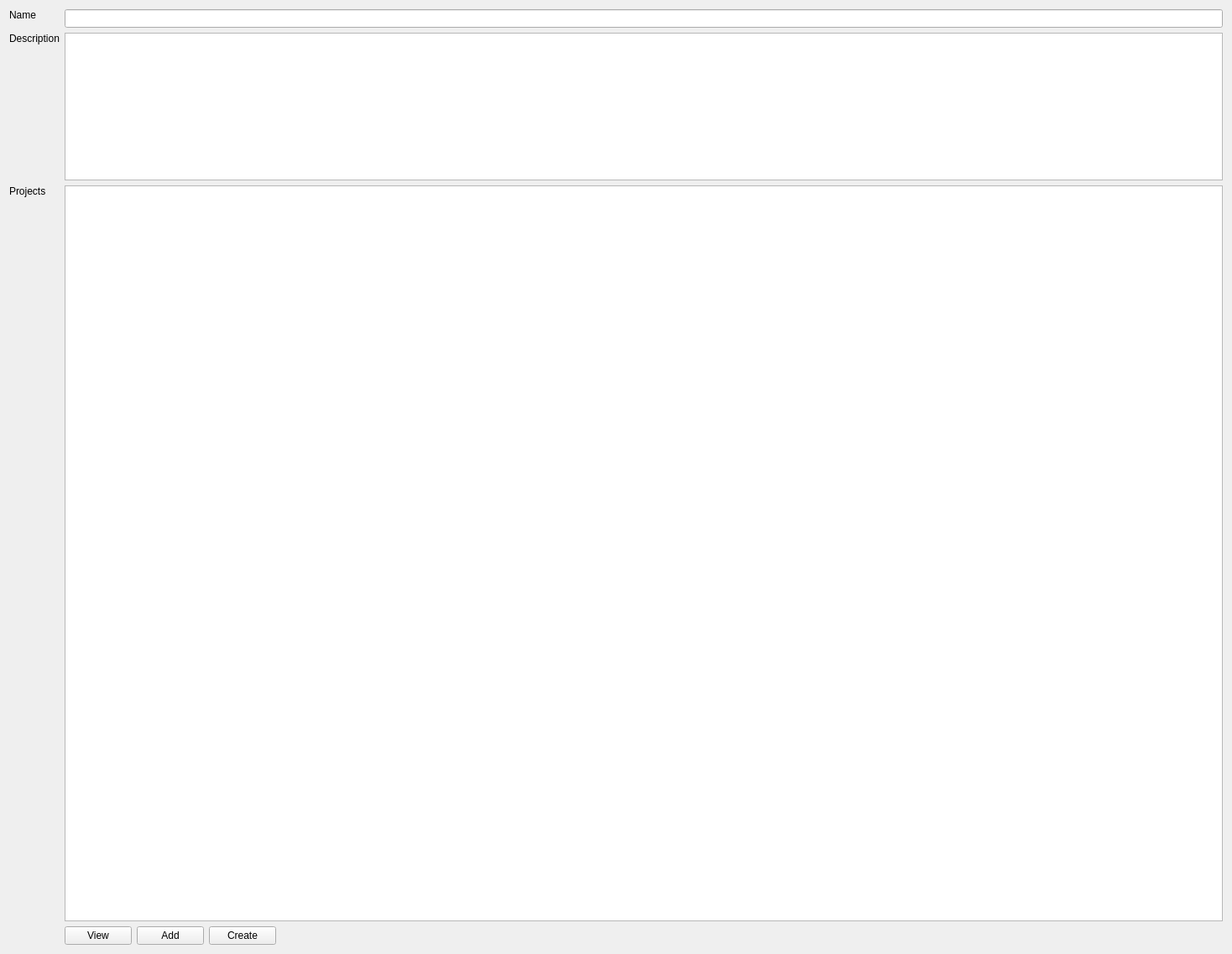
          <widget class="QWidget" name="atype_sa_widget">
           <property name="geometry">
            <rect>
             <x>0</x>
             <y>0</y>
             <width>1468</width>
             <height>1137</height>
            </rect>
           </property>
           <layout class="QGridLayout" name="atype_sa_widget_grid">
            <item row="2" column="0">
             <widget class="QLabel" name="atype_prj_lb">
              <property name="text">
               <string>Projects</string>
              </property>
              <property name="alignment">
               <set>Qt::AlignLeading|Qt::AlignLeft|Qt::AlignTop</set>
              </property>
             </widget>
            </item>
            <item row="1" column="0">
             <widget class="QLabel" name="atype_desc_lb">
              <property name="text">
               <string>Description</string>
              </property>
              <property name="alignment">
               <set>Qt::AlignLeading|Qt::AlignLeft|Qt::AlignTop</set>
              </property>
             </widget>
            </item>
            <item row="0" column="0">
             <widget class="QLabel" name="atype_name_lb">
              <property name="text">
               <string>Name</string>
              </property>
              <property name="alignment">
               <set>Qt::AlignLeading|Qt::AlignLeft|Qt::AlignTop</set>
              </property>
             </widget>
            </item>
            <item row="0" column="1">
             <widget class="QLineEdit" name="atype_name_le">
              <property name="readOnly">
               <bool>true</bool>
              </property>
             </widget>
            </item>
            <item row="1" column="1">
             <widget class="QPlainTextEdit" name="atype_desc_pte">
              <property name="sizePolicy">
               <sizepolicy hsizetype="Expanding" vsizetype="Expanding">
                <horstretch>0</horstretch>
                <verstretch>1</verstretch>
               </sizepolicy>
              </property>
             </widget>
            </item>
            <item row="2" column="1">
             <widget class="QTableView" name="atype_prj_tablev">
              <property name="sizePolicy">
               <sizepolicy hsizetype="Expanding" vsizetype="Expanding">
                <horstretch>0</horstretch>
                <verstretch>5</verstretch>
               </sizepolicy>
              </property>
             </widget>
            </item>
            <item row="3" column="1">
             <layout class="QHBoxLayout" name="atype_prj_btns_hbox">
              <item>
               <widget class="QPushButton" name="atype_prj_view_pb">
                <property name="text">
                 <string>View</string>
                </property>
               </widget>
              </item>
              <item>
               <widget class="QPushButton" name="atype_prj_add_pb">
                <property name="text">
                 <string>Add</string>
                </property>
               </widget>
              </item>
              <item>
               <widget class="QPushButton" name="atype_prj_create_pb">
                <property name="text">
                 <string>Create</string>
                </property>
               </widget>
              </item>
              <item>
               <spacer name="horizontalSpacer_9">
                <property name="orientation">
                 <enum>Qt::Horizontal</enum>
                </property>
                <property name="sizeHint" stdset="0">
                 <size>
                  <width>40</width>
                  <height>20</height>
                 </size>
                </property>
               </spacer>
              </item>
             </layout>
            </item>
           </layout>
          </widget>
